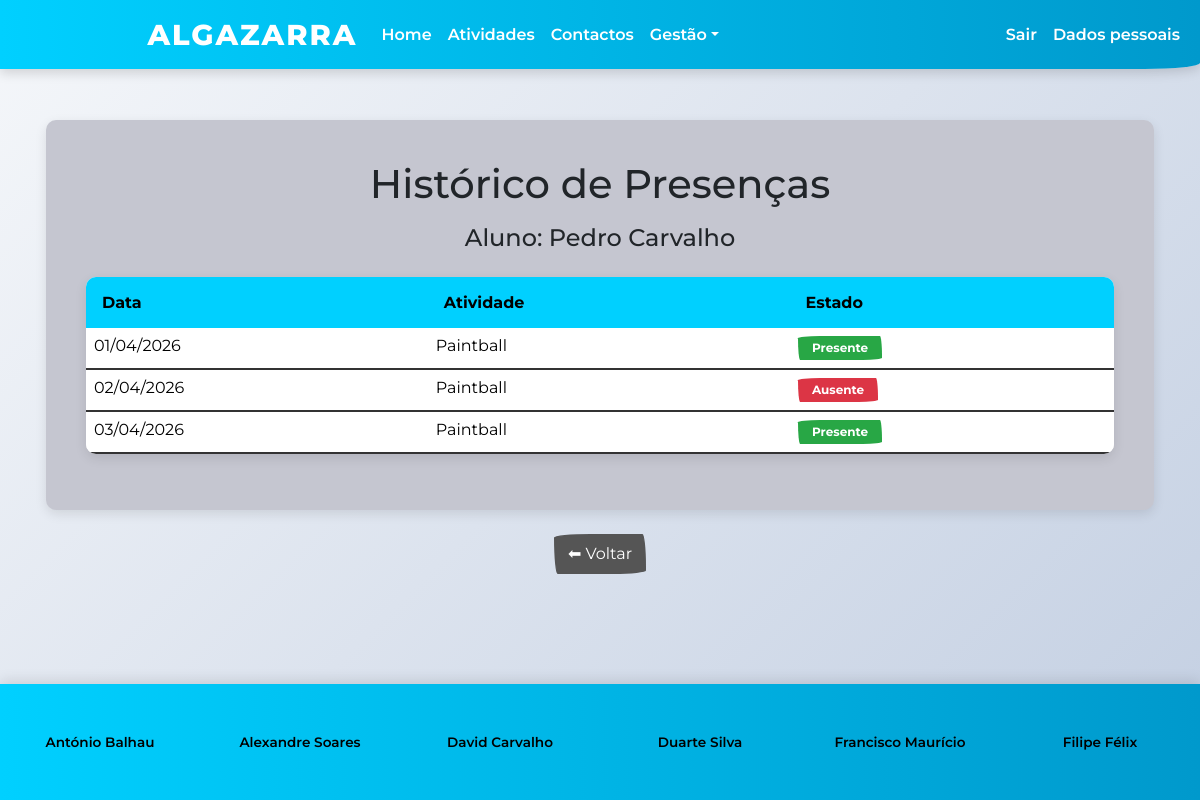
Page /ver_presencas.php?aluno=2 (signed in) on the earlier database version.
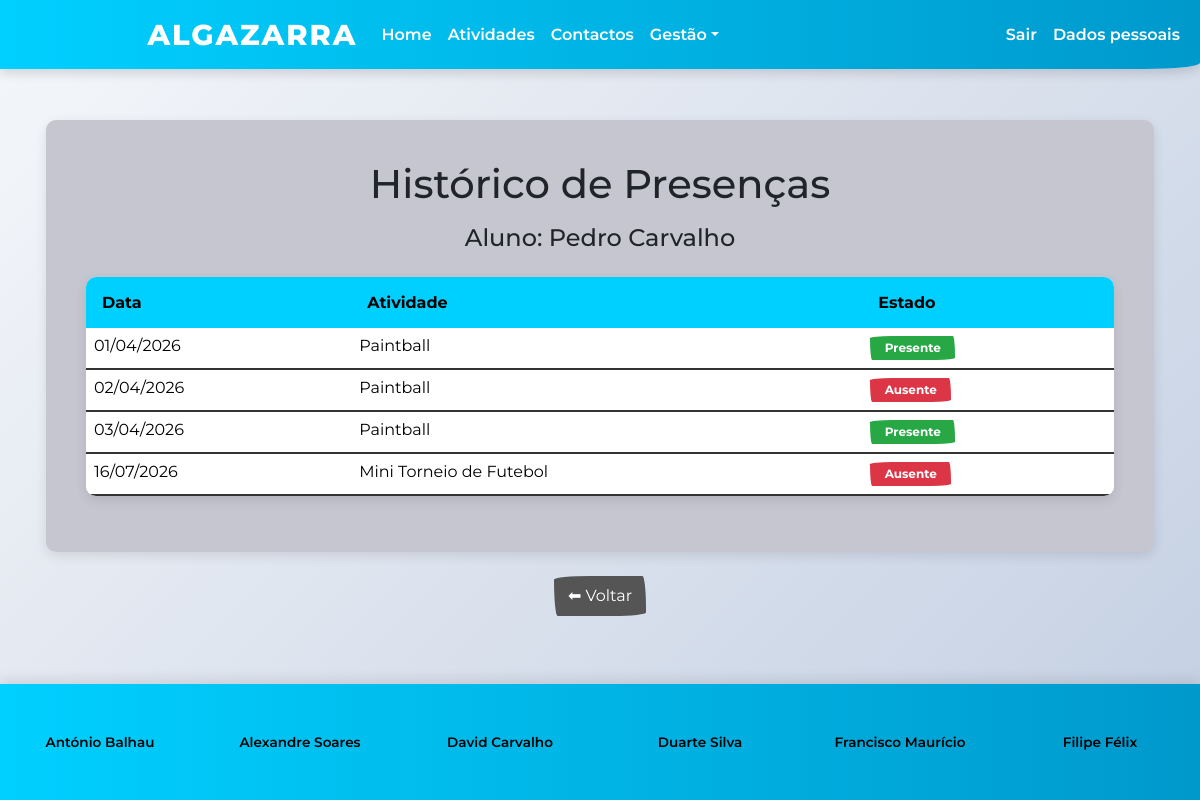
Same page on the later database version.
### tables this page shows
CREATE TABLE IF NOT EXISTS inscricao (
  aluno int(11) NOT NULL,
  atividade int(11) NOT NULL,
  dia date NOT NULL,
  esta_presente tinyint(1) NOT NULL DEFAULT 0,
  PRIMARY KEY (aluno, atividade, dia),
  FOREIGN KEY (aluno) REFERENCES aluno(id),
  FOREIGN KEY (atividade) REFERENCES atividade(id)
);

CREATE TABLE IF NOT EXISTS atividade (
  id int(11) NOT NULL AUTO_INCREMENT,
  titulo varchar(100) NOT NULL,
  descricao text NOT NULL,
  imagem varchar(50) NOT NULL,
  data_inicio date NOT NULL,
  data_fim date NOT NULL,
  lotacao_max int(11) NOT NULL,
  PRIMARY KEY (id)
);

### ver_presencas.php (the view, shortened to what this page needs)
<?php
$id_aluno = intval($_GET['aluno']);
$id_atividade = isset($_GET['atividade']) ? intval($_GET['atividade']) : 0;
?>
<html lang="pt">
    <link rel="stylesheet" href="bootstrap.min.css">
    <link rel="stylesheet" href="style.css">
<nav class="fixed-top navbar navbar-expand-lg" style="background-color: #00d0ff; border: none;" data-bs-theme="light">
    <div class="container-fluid">
        <div class="collapse navbar-collapse justify-content-center" id="navbarColor01">
            <ul class="navbar-nav mx-auto align-items-center justify-content-center">
                <a class="navbar-brand" href="index.php">ALGAZARRA</a>
                <li class="nav-item">
                    <a class="nav-link" href="index.php">Home</a>
                </li>
                <li class="nav-item">
                    <a class="nav-link" href="atividades.php">Atividades</a>
                </li>
                <li class="nav-item">
                    <a class="nav-link" href="contactos.php">Contactos</a>
                </li>
                <?php
                if (isset($_SESSION['id_user']) && $_SESSION['nivel'] == 1) {
                    echo '<li class="nav-item dropdown">';
                    echo '<a class="nav-link dropdown-toggle" href="#" id="navbarDropdownAdmin" role="button" data-bs-toggle="dropdown" aria-expanded="false">Gestão</a>';
                    echo '</li>';
                }
                ?>
            </ul>
            <ul class="navbar-nav ms-auto">
                <?php
                if (isset($_SESSION['id_user']) && isset($_SESSION['nivel'])) {
                    echo '<li class="nav-item"><a class="nav-link" href="logout.php">Sair</a></li>';
                }
                echo '<li class="nav-item">';
                if (isset($_SESSION['id_user']) && isset($_SESSION['nivel'])) {
                    echo '<a class="nav-link" href="dados.php">Dados pessoais</a>';
                } else {
                    echo '<a class="nav-link" href="login.php">Login</a>';
                }
                ?>
                </li>
            </ul>
        </div>
    </div>
</nav>
	<div class="container" style="padding:2vh;">
<div class="card" style="background:#C5C6D0; border:none; padding:3vh;">
<div class="card-body">
<h1 class="text-center mb-3">Histórico de Presenças</h1>
<?php
$stmt = mysqli_prepare($conn, "SELECT nome FROM aluno WHERE id = ?");
mysqli_stmt_bind_param($stmt, "i", $id_aluno);
mysqli_stmt_execute($stmt);
$res = mysqli_stmt_get_result($stmt);
$aluno = mysqli_fetch_assoc($res)['nome'];
echo "<h4 class='text-center mb-4'>Aluno: " . htmlspecialchars($aluno) . "</h4>";
if ($id_atividade > 0) {
    $stmt = mysqli_prepare($conn, "SELECT titulo FROM atividade WHERE id = ?");
    mysqli_stmt_bind_param($stmt, "i", $id_atividade);
    mysqli_stmt_execute($stmt);
    $res = mysqli_stmt_get_result($stmt);
    if ($res && mysqli_num_rows($res) > 0) {
        $atividade = mysqli_fetch_assoc($res)['titulo'];
        echo "<h5 class='text-center mb-4'>Atividade: " . htmlspecialchars($atividade) . "</h5>";
    }
    mysqli_stmt_close($stmt);
    $stmt = mysqli_prepare($conn, "SELECT * FROM inscricao WHERE aluno = ? AND atividade = ? ORDER BY dia");
    mysqli_stmt_bind_param($stmt, "ii", $id_aluno, $id_atividade);
    mysqli_stmt_execute($stmt);
    $res = mysqli_stmt_get_result($stmt);
} else {
    $stmt = mysqli_prepare($conn, "SELECT * FROM inscricao WHERE aluno = ? ORDER BY atividade, dia");
    mysqli_stmt_bind_param($stmt, "i", $id_aluno);
    mysqli_stmt_execute($stmt);
    $res = mysqli_stmt_get_result($stmt);
}
if (mysqli_num_rows($res) == 0) {
    echo "<h5 class='text-center'>Sem presenças registadas para esta atividade.</h5>";
} else {
?>
<table class="table">
    <tr>
        <th style="background:#00d0ff;">Data</th>
        <th style="background:#00d0ff;">Atividade</th>
        <th style="background:#00d0ff;">Estado</th>
    </tr>
<?php
while ($row = mysqli_fetch_assoc($res)) {
    $stmt_at = mysqli_prepare($conn, "SELECT titulo FROM atividade WHERE id = ?");
    mysqli_stmt_bind_param($stmt_at, "i", $row['atividade']);
    mysqli_stmt_execute($stmt_at);
    $res_at = mysqli_stmt_get_result($stmt_at);
    $atividade_nome = ($res_at && mysqli_num_rows($res_at) > 0) ? mysqli_fetch_assoc($res_at)['titulo'] : 'N/A';
?>
<tr>
    <td><?= date('d/m/Y', strtotime($row['dia'])) ?></td>
    <td><?= htmlspecialchars($atividade_nome) ?></td>
    <td>
        <span class="badge <?= $row['esta_presente'] ? 'bg-success' : 'bg-danger' ?>">
            <?= $row['esta_presente'] ? "Presente" : "Ausente" ?>
        </span>
    </td>
</tr>
<?php }
?>
</table>
<?php } ?>
</div>
</div>
<div class="mt-4 text-center">
    <a href="gerir_criancas.php" class="btn btn-secondary">
        ⬅ Voltar
    </a>
</div>
</div>
<?php include './rodape.php'; ?>
</body>
</html>

Differences in the rows shown:
added inscricao: dia "16/07/2026", atividade.titulo "Mini Torneio de Futebol", esta_presente "Ausente"
